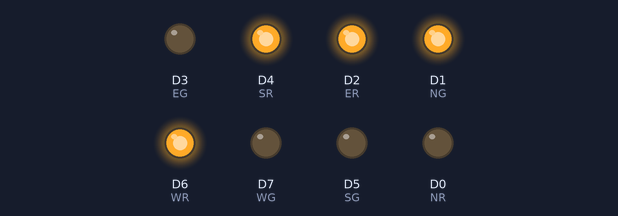
Simulated run of this sketch. Board: ESP8266 (NodeMCU). Parts: output pins drawn as LEDs (lit = HIGH).

Above: at 3.5 s.
At 13.5 s:
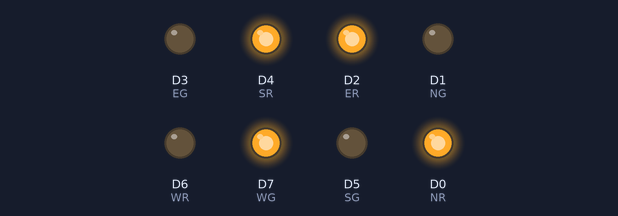
At 18.5 s:
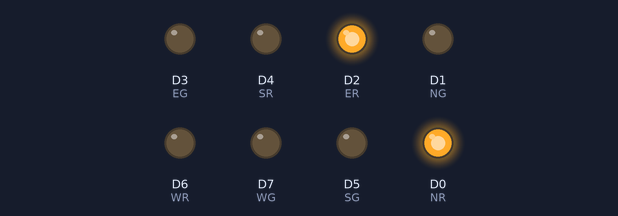
At 23.5 s:
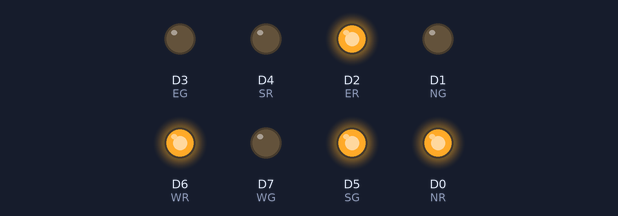
At 33.5 s:
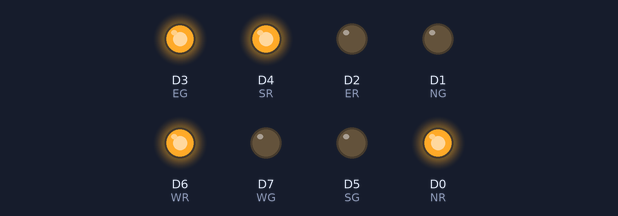
At 48.5 s:
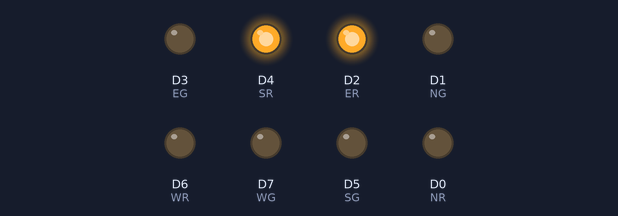
Timing chart, 0 to 52.0 s (numbered marks = the images above):
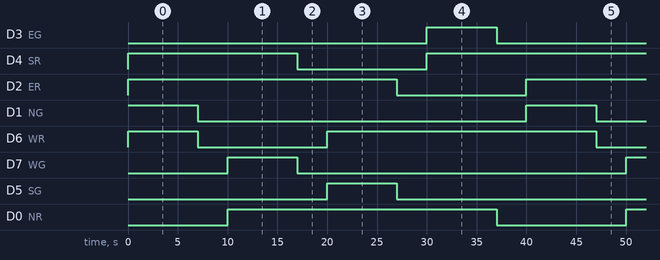

Measured:
- by itself, D3 (EG), D1 (NG), D7 (WG), D5 (SG): alternates HIGH for 7.0 s and LOW for 33.0 s
- by itself, D4 (SR), D6 (WR): repeats every 40.0 s: LOW 13.0 s, HIGH 27.0 s
- by itself, D2 (ER), D0 (NR): alternates HIGH for 27.0 s and LOW for 13.0 s

The sketch:

TRAFFIC_LIGHT_CONTROLLER.ino
```cpp
/*int Lane1[] = {13,12,11}; // Lane 1 Red, Yellow and Green
int Lane2[] = {10,9,8};// Lane 2 Red, Yellow and Green
int Lane3[] = {7,6,5};// Lane 3 Red, Yellow and Green
int Lane4[] = {4,3,2};// Lane 4 Red, Yellow and Green
*/
const int NR=D0;
const int NG=D1;
const int ER=D2;
const int EG=D3;
const int SR=D4;
const int SG=D5;
const int WR=D6;
const int WG=D7;

void setup()
{

    pinMode(NR, OUTPUT);
    pinMode(NG, OUTPUT);
    pinMode(ER, OUTPUT);
    pinMode(EG, OUTPUT);
    pinMode(SR, OUTPUT);
    pinMode(SG, OUTPUT);
    pinMode(WR, OUTPUT);
    pinMode(WG, OUTPUT);


}

void loop()
 {
  digitalWrite(NG, HIGH);
  digitalWrite(WR, HIGH);
  digitalWrite(SR, HIGH);
  digitalWrite(ER, HIGH);
  delay(7000);
  digitalWrite(NG, LOW);
  digitalWrite(WR, LOW);
  //digitalWrite(Lane1[1], HIGH);
  //digitalWrite(Lane4[1], HIGH);
  delay(3000);
  //digitalWrite(Lane1[1], LOW);
  //digitalWrite(Lane4[1], LOW);
  digitalWrite(NR, HIGH);
  digitalWrite(WG, HIGH);
  delay(7000);
  digitalWrite(SR, LOW);
  digitalWrite(WG, LOW);
  //digitalWrite(Lane3[1], HIGH);
  //digitalWrite(Lane4[1], HIGH);
  delay(3000);
  //digitalWrite(Lane3[1], LOW);
  //digitalWrite(Lane4[1], LOW);
  digitalWrite(SG, HIGH);
  digitalWrite(WR, HIGH);
  delay(7000);
  digitalWrite(ER, LOW);
  digitalWrite(SG, LOW);
  //digitalWrite(Lane2[1], HIGH);
  //digitalWrite(Lane3[1], HIGH);
  delay(3000);
  //digitalWrite(Lane3[1], LOW);
  //digitalWrite(Lane2[1], LOW);
  digitalWrite(SR, HIGH);
  digitalWrite(EG, HIGH);
  delay(7000);
  digitalWrite(NR, LOW);
  digitalWrite(EG, LOW);
  //digitalWrite(Lane1[1], HIGH);
  //digitalWrite(Lane2[1], HIGH);
  delay(3000);
  //digitalWrite(Lane2[1], LOW);
  //digitalWrite(Lane1[1], LOW);
 }
```
